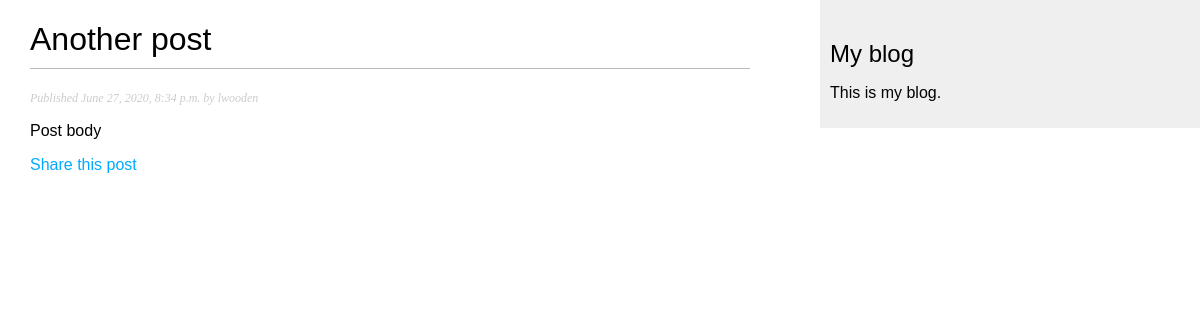
Page /blog/2020/6/27/another-post/ on the committed database.
### blog/models.py (models this page shows, shortened)
class Post(models.Model):
    STATUS_CHOICES = (
        ('draft', 'Draft'),
        ('published', 'Published'),
    )
    title = models.CharField(max_length=250)
    slug = models.SlugField(max_length=250, unique_for_date='publish')
    author = models.ForeignKey(User, on_delete=models.CASCADE, related_name='blog_posts')
    body = models.TextField()
    publish = models.DateTimeField(default=timezone.now)
    created = models.DateTimeField(auto_now_add=True)
    updated = models.DateTimeField(auto_now=True)
    status = models.CharField(max_length=10, choices=STATUS_CHOICES, default='draft')
    objects = models.Manager()  # define default model manager
    published = PublishedManager()  # define custom model manager
    class Meta:
        ordering = ('-publish',)

### blog/views.py (the view)
# urls.py: path('<int:year>/<int:month>/<int:day>/<slug:post>/', views.post_detail, name='post_detail'),
def post_detail(request, year, month, day, post):
    post = get_object_or_404(Post, slug=post,
                                   status='published',
                                   publish__year=year,
                                   publish__month=month,
                                   publish__day=day)
    return render(request,
                  'blog/post/detail.html',
                  {'post': post})

### blog/templates/blog/post/detail.html (shortened to what this page needs)
{% extends "blog/base.html" %}
{% block content %}
  <h1>{{ post.title }}</h1>
  <p class="date">
    Published {{ post.publish }} by {{ post.author }}
  </p>
  {{ post.body|linebreaks }}
  <p>
  <a href="{% url "blog:post_share" post.id %}">Share this post</a>
  </p>
{% endblock %}

### blog/static/css/blog.css (style rules this page uses)
body { margin:0; padding:0; font-family:helvetica, sans-serif; }
a { color:#00abff; text-decoration:none; }
h1 { font-weight:normal; border-bottom:1px solid #bbb; padding:0 0 10px 0; }
p.date { color:#ccc; font-family: georgia, serif; font-size: 12px; font-style: italic; }

### rows in the picture
Post: title "Another post", publish "June 27, 2020, 8:34 p.m.", author "lwooden", body "Post body"
